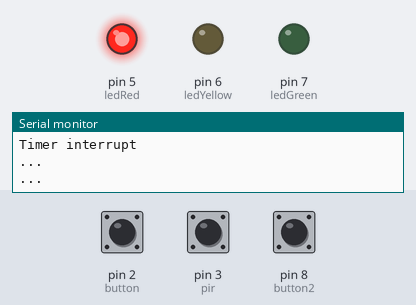
Simulated run of this sketch. Board: Arduino Uno, built with avr-gcc and run on an emulated ATmega328P. Shown: output pins drawn as LEDs (lit = HIGH), the last lines printed to the serial monitor. Inputs (shaded band) come from the test bench; at power-on: pin 2 (button) HIGH, pin 3 (pir) HIGH, pin 8 (button2) HIGH.

Above: at 1.2 s.
1.3 s: pin 2 (button) pulled LOW for 0.15 s
At 5.3 s:
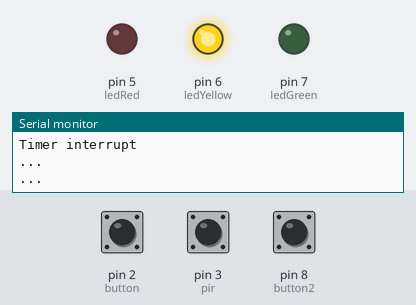
7.5 s: pin 3 (pir) pulsed LOW 2 times (0.12 s each, 0.3 s apart)
At 11.0 s:
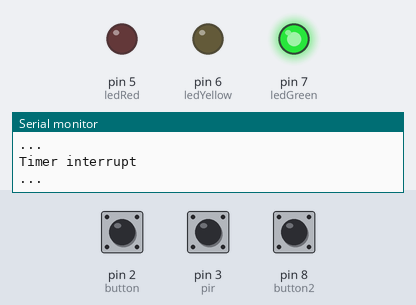
Timing chart, 0 to 15.5 s (numbered marks = the images above; inputs shaded):
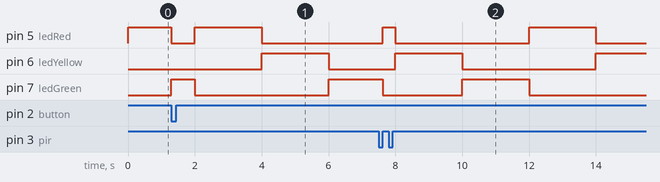

The sketch:

Task1.4D.ino
```cpp
/**
* We have three led lights, red, yellow and green.
* By timer interrupt, each light will be turned on for 2 seconds.
* In a order from top to bottom red -> yellow -> green
* We also have two buttons and one PIR sensor.
* They can interrupt the order,
* set the corresponding led as current led.
* The button on the right - green
* The button on the left - yellow
* The PIR sensor - red
*/
const int ledRed = 5;
const int ledYellow = 6;
const int ledGreen = 7;
const int button = 2;// external interrupt INT0
const int pir = 3; // external interrupt INT1
const int button2 = 8; // pin change interrupt PCINT0
volatile int currentLed = ledGreen; // current on led

void setup() {
  Serial.begin(9600);
  // set up all the LEDs as OUTPUT
  pinMode(ledRed, OUTPUT);
  pinMode(ledYellow, OUTPUT);
  pinMode(ledGreen, OUTPUT);

  // set input
  pinMode(button, INPUT_PULLUP);
  pinMode(pir, INPUT_PULLUP);
  pinMode(button2, INPUT_PULLUP);

  noInterrupts();

  // Clear registers
  TCCR1A = 0;
  TCCR1B = 0;
  TCNT1 =0;

  // switch light every 2 seconds
  // 46875 = 3/(62.5*10**-9)/1024

  // Set timer compare
  OCR1A = 31250;

  // Prescaler 1024
  TCCR1B |= (1 << CS12) | (1 << CS10);

  // outout compare match A interrupt enale
  TIMSK1 |= (1 << OCIE1A);

  // CTC
  TCCR1B |= (1 << WGM12);

  interrupts();

  attachInterrupt(digitalPinToInterrupt(button), greenOn, FALLING);
  attachInterrupt(digitalPinToInterrupt(pir), redOn, RISING);

  // turn innterrupts on port b
  PCICR |= 1 << PCIE0;

  // enable the pin8 for pin change interrupt
  PCMSK0 |= 1 << PCINT0;
}

void loop() {
  Serial.println("...");
  delay(1000);
}

void greenOn() {
  Serial.println("Button interrupt");
  digitalWrite(ledGreen, HIGH);
  digitalWrite(ledRed, LOW);
  digitalWrite(ledYellow, LOW);
  currentLed = ledGreen;
}

void redOn() {
  Serial.println("PIR interrupt");
  digitalWrite(ledRed, HIGH);
  digitalWrite(ledGreen, LOW);
  digitalWrite(ledYellow, LOW);
  currentLed = ledRed;
}

ISR(TIMER1_COMPA_vect) {
  Serial.println("Timer interrupt");
  digitalWrite(currentLed, LOW);
  currentLed = currentLed + 1;
  if (currentLed > ledGreen)
    currentLed = ledRed;
  digitalWrite(currentLed, HIGH);
}

// yellow On
ISR(PCINT0_vect) {
  Serial.println("Pin change interrupt");
  digitalWrite(ledYellow, HIGH);
  digitalWrite(ledGreen, LOW);
  digitalWrite(ledRed, LOW);
  currentLed = ledYellow;
}
```
